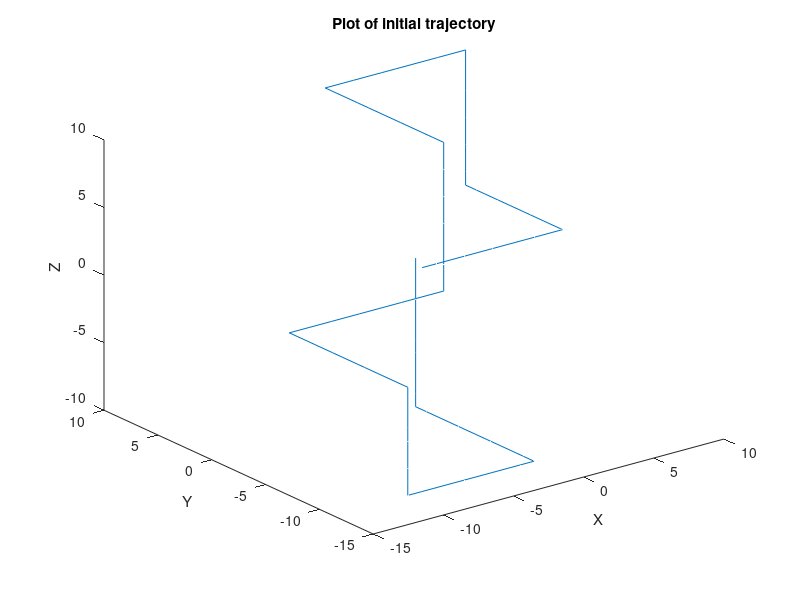
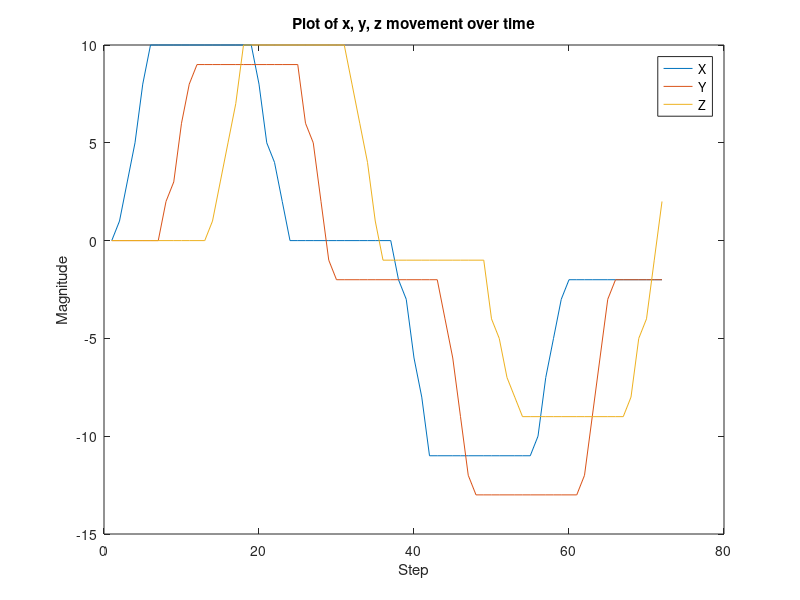
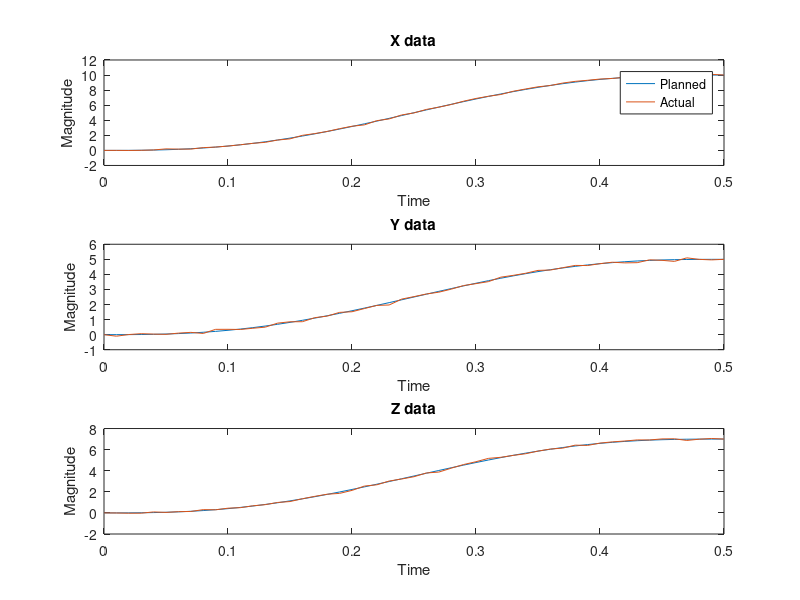

The MATLAB script that drew these images, in order: (Note: this script raises an error after producing the figures.)
%% Create inputs for initial Jacobian
%The idea is that 90deg is the neutral position. Each motor activates in a
%series. First q1 goes to 95, then q2 goes to 95 then q3 goes to 95. The
%motors all then go to 90, then to 85, then back to 90. 

%on the actual robot this is what we would feed into it to get that first
%Jacobian. 

%create a bunch of blocks I can throw together
b1 = [90:95]; 
b2 = [95:-1:90]; 
b3 = [90:-1:85]; 
b4 = [85:90]; 
b5 = ones(1,length(b1))*85; 
b6 = ones(1,length(b1))*90; 
b7 = ones(1,length(b1))*95; 

%create actual q's
q1 = [b1 b7 b7 b2 b6 b6 b3 b5 b5 b4 b6 b6]; 
q2 = [b6 b1 b7 b7 b2 b6 b6 b3 b5 b5 b4 b6];  
q3 = [b6 b6 b1 b7 b7 b2 b6 b6 b3 b5 b5 b4]; 

%plot q's
% figure()
% plot(q1); hold on; 
% plot(q2); hold on; 
% plot(q3); 
% title('Plot of q values')
% xlabel('Step')
% ylabel('degree')

%% Create outputs for initial Jacobian
%On the actual robot we would read these values from the above inputs

%initialize each matrix
x(1) = 0;
y(1) = 0;
z(1) = 0;
for i = (2:length(q1))
    %for the purposes of this demenstration q1 controls x, q2 controls y,
    %and q3 controls z
    
    %create some random values that will change x,y,z coordinates
    rx = randi([1 3],1); 
    ry = randi([1 3],1); 
    rz = randi([1 3],1);
    
    %Find X values
    if (q1(i) >  q1(i-1))
        x(i) = x(i-1) + rx;
    elseif (q1(i) < q1(i-1))
        x(i) = x(i-1) - rx; 
    else 
        x(i) = x(i-1);
    end
    
    %Find Y values
    if (q2(i) >  q2(i-1))
        y(i) = y(i-1) + ry;
    elseif (q2(i) < q2(i-1))
        y(i) = y(i-1) - ry; 
    else 
        y(i) = y(i-1);
    end
    
    %Find Z values
    if (q3(i) >  q3(i-1))
        z(i) = z(i-1) + rz;
    elseif (q3(i) < q3(i-1))
        z(i) = z(i-1) - rz; 
    else 
        z(i) = z(i-1);
    end    
end

figure();
plot3(x,y,z)
title('Plot of initial trajectory')
xlabel('X')
ylabel('Y')
zlabel('Z')
figure();
plot(x); hold on; 
plot(y); hold on; 
plot(z); 
title('Plot of x, y, z movement over time')
xlabel('Step')
ylabel('Magnitude')
legend('X','Y','Z')

%% Create Q and P Matrices

Q = [q1; q2; q3]; 
P = [x; y; z]; 

%% Create A and B matrix, solve for initial Jacobian
mX = Q(:,2)-Q(:,1); 
B = P(:,2)-P(:,1); 

for i = [3:(length(q1)-1)]
    mX(:,i-1) = Q(:,i)-Q(:,i-1); 
    B(:,i-1) = P(:,i)-P(:,i-1); 
end

%realized I had the dimensions reversed so take the transpose

display('the initial Jacobian is....'); 
Ji = B*mX'*inv(mX*mX') %We got it! 

%% Create Trajectory using Min Jerk from Class
%create time vector of how long we want this motion to take
T = [0:0.01:0.5]; 

%want to go from (0,0,0) to (10,5,7)
for i = [1:length(T)]
    Tx(i) = 800*T(i)^3-2400*T(i)^4+1920*T(i)^5; 
    Ty(i) = 400*T(i)^3-1200*T(i)^4+960*T(i)^5; 
    Tz(i) = 560*T(i)^3-1680*T(i)^4+1344*T(i)^5;  
end

Traj = [Tx; Ty; Tz;];

% figure();
% plot3(Tx,Ty,Tz)
% title('Plot of desired trajectory')
% xlabel('X')
% ylabel('Y')
% zlabel('Z')
% figure();
% plot(T,Tx,T,Ty,T,Tz)
% title('Plot of x, y, z movement over time')
% xlabel('Time')
% ylabel('Magnitude')
% legend('X','Y','Z')
%% Create 'actual' trajectory
%in the actual robot we would read the position of the end effector using
%our tracking system, use that data to update the Jacobian and then control
%our robot. In the case of using artifical data I have created a trajectory
%path that has white Gaussian noise with a signal to noise ratio of 10.
%This should replicate the fact that the robot will not exactly follow our
%path. 

% %Communication Systems Toolbox MUST be installed. 
ActTraj = awgn(Traj,25);
ActTraj(:,1) = [0;0;0]; %need to set initial position to zero
ActTraj(:,end) = [10,5,7];

%plot differences in data
figure();
subplot(3,1,1)
plot(T,Tx,T,ActTraj(1,:))
legend('Planned','Actual')
title('X data')
xlabel('Time')
ylabel('Magnitude')
subplot(3,1,2)
plot(T,Ty,T,ActTraj(2,:))
title('Y data')
xlabel('Time')
ylabel('Magnitude')
subplot(3,1,3)
plot(T,Tz,T,ActTraj(3,:))
title('Z data')
xlabel('Time')
ylabel('Magnitude')

%% Show that we can create q's and Jacobians at each time step
%will run through each time step and calculate the new Jacobian
%Traj(i) is the desired position on the path
%ActTraj(i) is the actual position on the path
%deltaQ(i) is the change in q1,q2,q3 required to go from the ActTraj(i) to the Traj(i)
%ActQ(i) is the Q's at each time step
%J is the Jacobian with deltaQ = inv(J)*deltaTraj

%Read the initial values of Q and EE position at starting point
ActQ = [90; 90; 90]; %assume we start at neutral Q which is 90,90,90

%In the actual robot we read the EE poisition but instead we just used the
%ActTraj we setup

%setup deltaQ matrix
deltaQ = [0;0;0]; 
TestTraj= [0;0;0]; 

%Running a test to make sure everything works 
deltaTraj = [0;0;0];

%number of time steps we want between calculating online Jacobian
n = 10;

%set J = Ji so the initial Jacobian is still accessible 
J = Ji; 

for i = (2:length(T))
    %we want to move to the next position on our planned trajectory
    %from our actual EE position
    deltaTraj(:,i) = Traj(:,i)-ActTraj(:,i-1); %3x1 vector
    %use the initial J matrix we found to solve for deltaQ needed
    deltaQ(:,i) = inv(J)*deltaTraj(:,i); %3x1 vector
    %Find next Q 
    ActQ(:,i) = ActQ(:,i-1)+deltaQ(:,i); %3xi vector
    
    %Creating a test traj, that shows the system compensating at each time
    %step to get to planned trajectory
    TestTraj(:,i) = ActTraj(:,i-1)+J*deltaQ(:,i);
    
    %send some command to servos to go to next Q position
    %DO STUFF HERE

    if i > n+1   
        %Calculate next Jacobian using last n time steps
        mX = (deltaQ(:,i-n+1:i)); %retrieve a nx3 matrix from ActQ
        B = (ActTraj(:,i-n+1:i)); %retrieve a nx3 matrix from ActTraj
        [mX,idx] = licols(mX); %get linearly ind. matrix from mX
        %use idx to create linerly ind. B matrix from B
        for j = 1:length(idx)
            if j ==1
                mB = B(:,idx(j)); 
            else 
                mB = [mB B(:,idx(j))];
            end
        end
        J = (mB*mX'*inv(mX*mX'))%Solve for new J;
    end 
end
    
figure()
plot(Traj(1,:)); 
hold on; 
plot(TestTraj(1,:)); 
xlabel('Time step') 
ylabel('Position')
legend('Planned Path','Controlled Path')
title('Plot of Planned Path and Controlled Path in X direction')


figure()
plot(deltaTraj(1,:))
hold on; 
plot(deltaQ(1,:))
hold on;
plot(deltaTraj(2,:))
hold on; 
plot(deltaQ(2,:))
hold on;
plot(deltaTraj(3,:))
hold on; 
plot(deltaQ(3,:))
hold on;
xlabel('Time step') 
ylabel('Change in Q or Traj')
legend('X', 'q1', 'y','q2','z','q3')
title('Delta comparision')

figure() 
plot(ActQ(1,:))
hold on; 
plot(ActQ(2,:))
hold on; 
plot(ActQ(3,:))
legend('q1','q2','q3')
xlabel('Time step') 
ylabel('degree')
title('Actuator position over time')

%% Function to make a linearly independ matrix 
%Taken from: 
%https://www.mathworks.com/matlabcentral/answers/108835-how-to-get-only-linearly-independent-rows-in-a-matrix-or-to-remove-linear-dependency-b-w-rows-in-a-m

function [Xsub,idx]=licols(X,tol)
%Extract a linearly independent set of columns of a given matrix X
%
%    [Xsub,idx]=licols(X)
%
%in:
%
%  X: The given input matrix
%  tol: A rank estimation tolerance. Default=1e-10
%
%out:
%
% Xsub: The extracted columns of X
% idx:  The indices (into X) of the extracted columns

     if ~nnz(X) %X has no non-zeros and hence no independent columns

         Xsub=[]; idx=[];
         return
     end

     if nargin<2, tol=1e-10; end

       [Q, R, E] = qr(X,0); 

       if ~isvector(R)
        diagr = abs(diag(R));
       else
        diagr = R(1);   
       end

       %Rank estimation
       r = find(diagr >= tol*diagr(1), 1, 'last'); %rank estimation

       idx=sort(E(1:r));

       Xsub=X(:,idx);   
end